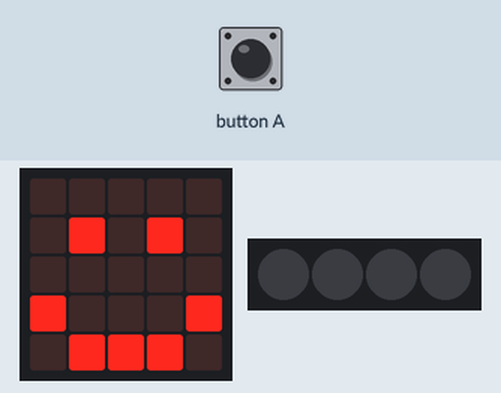
A program run on a simulated BBC micro:bit (MakeCode). On the bench: the board's 5×5 LED display, 4 RGB LEDs in strip order, left to right. The inputs (shaded band) are chosen by the test bench. Dim RGB values are drawn brighter than linear.

Above: at 1.8 s.
1.9 s: button A pressed for 0.15 s
At 4.0 s:
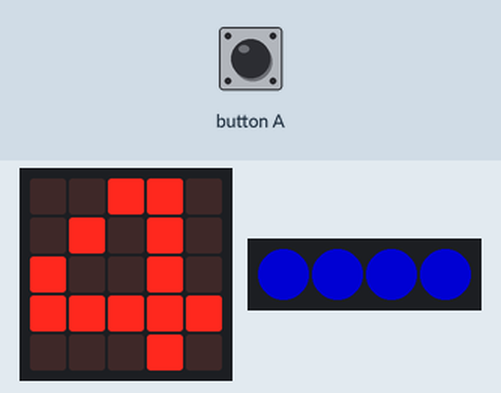
At 6.4 s:
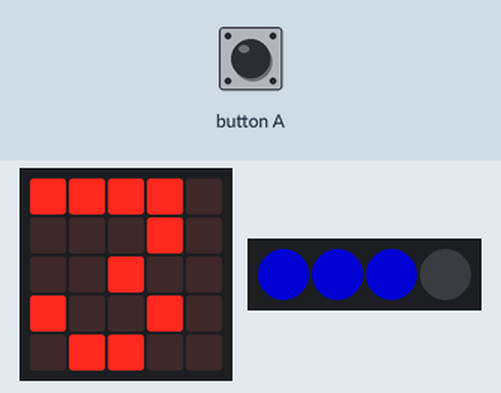
Timing chart, 0 to 13.6 s (numbered marks = the images above; inputs shaded):
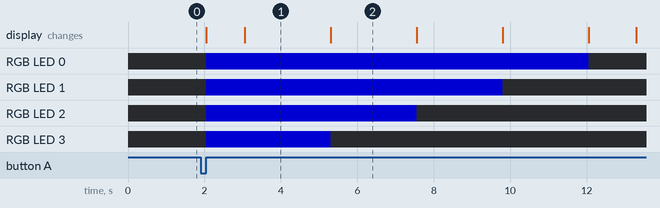

Measured:
- after the input at 1.9 s, RGB LED 0: off → RGB(0, 0, 127) after 0.15 s, → off 10.0 s later; RGB LED 1: off → RGB(0, 0, 127) after 0.15 s, → off 7.8 s later; RGB LED 2: off → RGB(0, 0, 127) after 0.15 s, → off 5.5 s later; RGB LED 3: off → RGB(0, 0, 127) after 0.15 s, → off 3.3 s later
- what the display in image 1 shows lasts 2.2 s, from 3.1 s to 5.3 s

The program:

main.ts
```typescript
// (licence header left out)
// variables
let loopCounter = 0
let neopixelStrip: neopixel.Strip = null

// cleanup
basic.clearScreen()
neopixelStrip = neopixel.create(DigitalPin.P16, 4, NeoPixelMode.RGB)
neopixelStrip.setPixelColor(0, neopixel.colors(NeoPixelColors.Black))
neopixelStrip.setPixelColor(1, neopixel.colors(NeoPixelColors.Black))
neopixelStrip.setPixelColor(2, neopixel.colors(NeoPixelColors.Black))
neopixelStrip.setPixelColor(3, neopixel.colors(NeoPixelColors.Black))
neopixelStrip.show()
basic.showIcon(IconNames.Happy)

// press "A" button
input.onButtonPressed(Button.A, function () {
  neopixelStrip = neopixel.create(DigitalPin.P16, 4, NeoPixelMode.RGB)
  neopixelStrip.setPixelColor(0, neopixel.colors(NeoPixelColors.Blue))
  neopixelStrip.setPixelColor(1, neopixel.colors(NeoPixelColors.Blue))
  neopixelStrip.setPixelColor(2, neopixel.colors(NeoPixelColors.Blue))
  neopixelStrip.setPixelColor(3, neopixel.colors(NeoPixelColors.Blue))
  neopixelStrip.show()

  // setup
  loopCounter = 4
  while (loopCounter >= 0) {
    basic.pause(1000)
    neopixelStrip.setPixelColor(loopCounter, neopixel.colors(NeoPixelColors.Black))
    neopixelStrip.show()
    basic.showNumber(loopCounter)
    loopCounter = loopCounter - 1
    pause(500)
  }
  basic.showIcon(IconNames.Happy)
})
```
